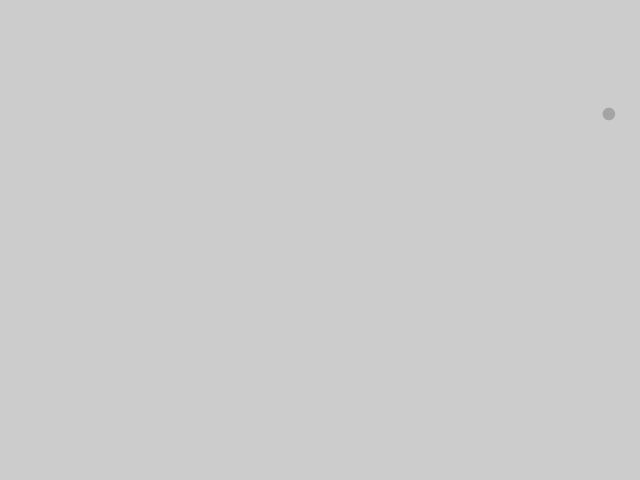
Frame 1 (no input)
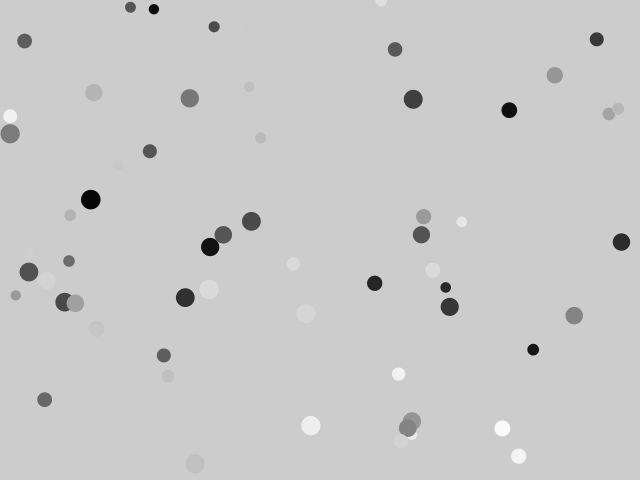
Frame 60 (the mouse pressed at the canvas centre just before this capture)
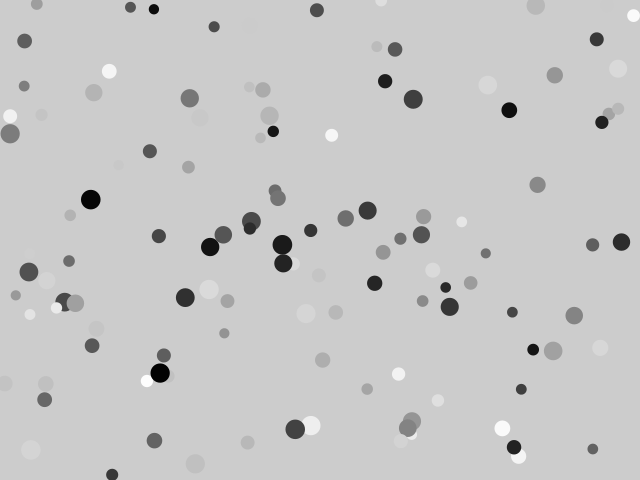
Frame 120 (the mouse held since frame 60 and released just before this capture)

The Processing sketch that drew these frames (run headless with seeded random() and noise(); from frame 60 on, the mouse is pressed at the canvas centre):

// Processing sketch: sketch_150207b
// ── sketch_150207b.pde
float w = 10;

void setup(){
  size(640, 480);
  //strokeWeight(5);
  frameRate(30);
  noStroke();
}

void draw(){
  fill(random(255));
  w = random(10, 20);
  ellipse(random(width), random(height), w, w);
}
